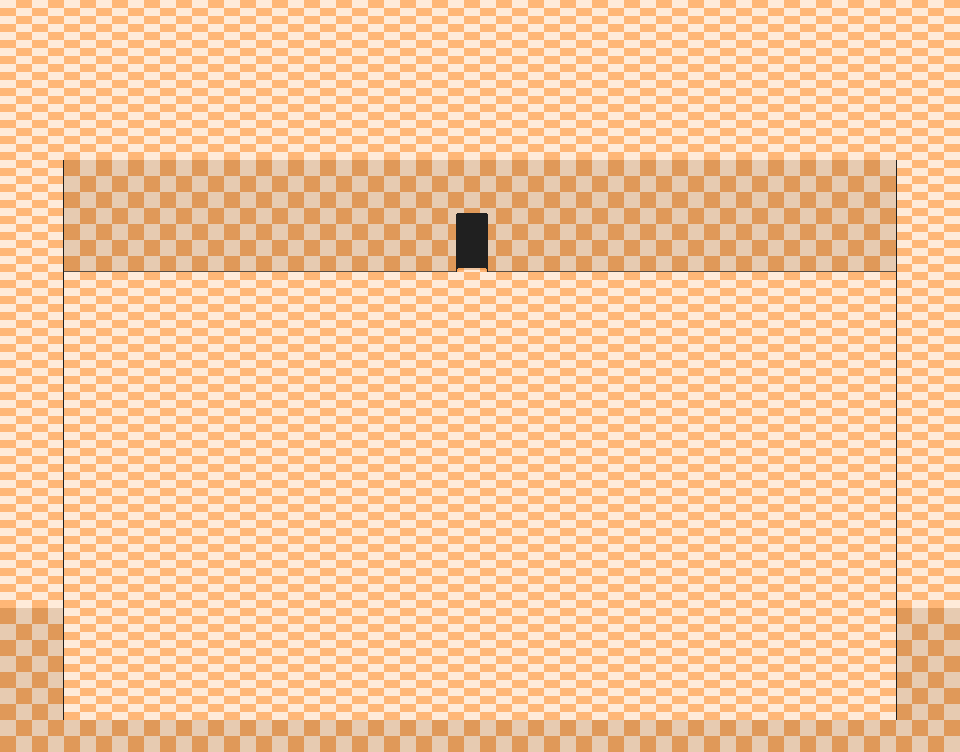

Rendered tile map (Tiled .tmx) drawn with the repository's tilesets; below, a short description and the map source with its tile grids summarised:
An orthogonal 60x47 tile map with 16x16 px tiles, 2 tile layers (Tile Layer 1, Tile Layer 2) and 11 objects (6x mapdye, 4x solid, char).

<map version="1.0" orientation="orthogonal" renderorder="right-down" width="60" height="47" tilewidth="16" tileheight="16" nextobjectid="20">
 <tileset firstgid="1" name="testmap" tilewidth="16" tileheight="16" tilecount="256" columns="16">
  <image source="../../../../Project Memory/Project Memory/resc/map/testmap.png" width="256" height="256" />
 </tileset>
 <layer name="Tile Layer 1" width="60" height="47">
  <data>[2820 cells, 2820 non-empty, 38 distinct tile ids]</data>
 </layer>
 <layer name="Tile Layer 2" width="60" height="47">
  <data>[2820 cells, 12 non-empty, 12 distinct tile ids]</data>
 </layer>
 <objectgroup name="Object Layer 2" visible="0">
  <object id="8" type="mapdye" x="0" y="256" width="720" height="80" />
  <object id="10" type="mapdye" x="304" y="176" width="96" height="80" />
  <object id="12" type="mapdye" x="0" y="0" width="304" height="128" />
  <object id="13" type="mapdye" x="304" y="0" width="96" height="48" />
  <object id="15" type="mapdye" x="400" y="0" width="320" height="128" />
  <object id="16" type="mapdye" x="320" y="336" width="80" height="160" />
 </objectgroup>
 <objectgroup name="Object Layer 3" />
 <objectgroup name="2">
  <object id="1" type="solid" x="64" y="704" width="832" height="48" />
  <object id="6" type="solid" x="0" y="160" width="960" height="112" />
  <object id="7" type="char" x="320" y="304" width="16" height="16" />
  <object id="17" type="solid" x="0" y="272" width="64" height="448" />
  <object id="19" type="solid" x="896" y="272" width="64" height="448" />
 </objectgroup>
</map>